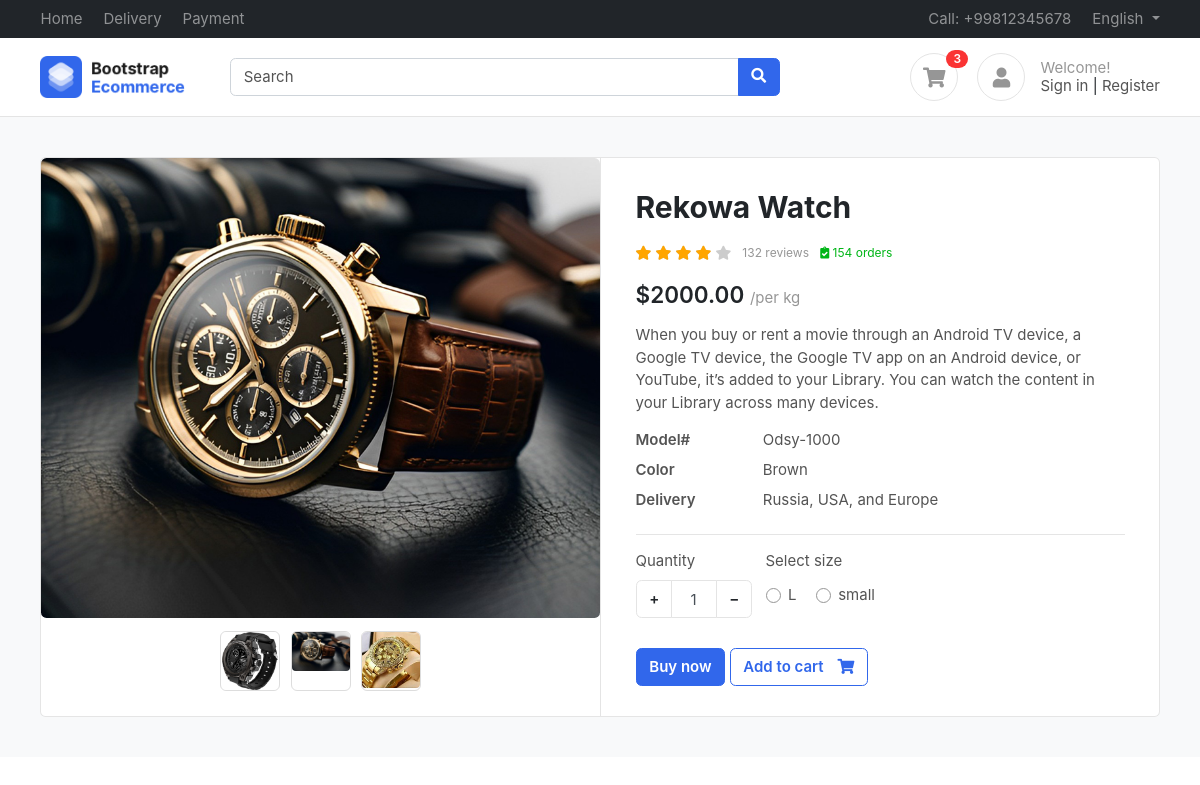
Page /product/rekowa-watch/ (signed in) on the committed database.
### Account/models.py (models this page shows)
class Profile(BaseModel):
    user = models.OneToOneField(User , on_delete=models.CASCADE , related_name="profile")
    is_email_verified = models.BooleanField(default=False)
    email_token = models.CharField(max_length=100 , null=True , blank=True)
    profile_image = models.ImageField(upload_to = 'profile')
    def get_cart_count(self):
        return CartItems.objects.filter(cart__is_paid =False ,cart__user = self.user).count()

### Products/models.py (models this page shows, shortened)
class Product_item(BaseModel):
    product_name = models.CharField(max_length=100)
    slug = models.SlugField(unique=True  , null=True , blank=True)
    category = models.ForeignKey(Category , on_delete=models.CASCADE , related_name="products")
    price = models.IntegerField()
    product_desription = models.TextField()
    color_variant = models.ManyToManyField(ColorVariant , blank=True)
    size_variant = models.ManyToManyField(SizeVariant , blank=True)

class ProductImage(BaseModel):
    product = models.ForeignKey(Product_item , on_delete=models.CASCADE , related_name="product_images")
    image =  models.ImageField(upload_to="product")

class SizeVariant(BaseModel):
    size_name = models.CharField(max_length=100)
    price = models.IntegerField(default=0)

### Products/views.py (the view)
# urls.py: path('<slug>/',get_product,name='get_product')
def get_product(request,slug):
    print("*************")
    print(request.user)
    print("*************")
    print(request.user.profile.get_cart_count)
    try:
        product = Product_item.objects.get(slug =slug)
        context ={'product':product}
        if request.GET.get('size'):
            size = request.GET.get('size')
            price = product.get_product_price_by_size(size)
            context['selected_size'] = size
            context['updated_price'] = price
            print(price)
        return render(request,'product/product.html', context=context)
    except Exception as e:
        print(e)

### templates/product/product.html (shortened to what this page needs)
{% extends "base/base.html"%}
{%  block start %}
<section class="section-content padding-y bg">
    <div class="container">
    <div class="card">
        <div class="row no-gutters">
            <aside class="col-md-6">
    <article class="gallery-wrap">
    <div class="img-big-wrap">
      <div> <a href="#"><img src="/media/{{product.product_images.first.image}}"></a></div>
    </div>
    <div class="thumbs-wrap">
      {% for image in product.product_images.all %}
      <a href="#" class="item-thumb"> <img src="/media/{{image.image}}"></a>
      {% endfor %}
    </div>
    </article>
            </aside>
            <main class="col-md-6 border-left">
    <article class="content-body">
    <h2 class="title">{{product.product_name}}</h2>
    <div class="rating-wrap my-3">
        <ul class="rating-stars">
            <li style="width:80%" class="stars-active">
                <i class="fa fa-star"></i> <i class="fa fa-star"></i>
                <i class="fa fa-star"></i> <i class="fa fa-star"></i>
            </li>
            <li>
                <i class="fa fa-star"></i> <i class="fa fa-star"></i>
                <i class="fa fa-star"></i> <i class="fa fa-star"></i>
                <i class="fa fa-star"></i>
            </li>
        </ul>
        <small class="label-rating text-muted">132 reviews</small>
        <small class="label-rating text-success"> <i class="fa fa-clipboard-check"></i> 154 orders </small>
    </div>
    <div class="mb-3">
        <var class="price h4">
          {% if updated_price %}
          {{updated_price}}
          {% else %}
          ${{product.price}}.00
          {% endif %}</var>
        <span class="text-muted">/per kg</span>
    </div>
    <p>{{product.product_desription}}</p>
    <dl class="row">
      <dt class="col-sm-3">Model#</dt>
      <dd class="col-sm-9">Odsy-1000</dd>
      <dt class="col-sm-3">Color</dt>
      <dd class="col-sm-9">Brown</dd>
      <dt class="col-sm-3">Delivery</dt>
      <dd class="col-sm-9">Russia, USA, and Europe </dd>
    </dl>
    <hr>
        <div class="form-row">
            <div class="form-group col-md flex-grow-0">
                <label>Quantity</label>
                <div class="input-group mb-3 input-spinner">
                  <div class="input-group-prepend">
                    <button class="btn btn-light" type="button" id="button-plus"> + </button>
                  </div>
                  <input type="text" class="form-control" value="1">
                  <div class="input-group-append">
                    <button class="btn btn-light" type="button" id="button-minus"> − </button>
                  </div>
                </div>
            </div>
            {% if product.size_variant.count %}
            <div class="form-group col-md">
                    <label>Select size</label>
                    <div class="mt-1">
                      {% for size in product.size_variant.all %}
                        <label class="custom-control custom-radio custom-control-inline">
                          <div class="custom-control-label">{{size.size_name}}</div>
                        </label>
                      {% endfor %}
                    </div>
            </div>
            {% endif %}
        </div>
        <a href="#" class="btn  btn-primary"> Buy now </a>
        <a href="{% url 'add_to_cart' product.uid %}?variant={{selected_size}}" class="btn  btn-outline-primary"> <span class="text">Add to cart</span> <i class="fas fa-shopping-cart"></i>  </a>
    </article>
            </main>
        </div>
    </div>
    </div>
    </section>
{% endblock %}

### templates/base/base.html (shortened to what this page needs)
<!DOCTYPE HTML>
<html lang="en">
<head>
<link href="/media/css/bootstrap.css" rel="stylesheet" type="text/css"/>
<link href="/media/fonts/fontawesome/css/all.min.css" type="text/css" rel="stylesheet">
<link href="/media/css/ui.css" rel="stylesheet" type="text/css"/>
<link href="/media/css/responsive.css" rel="stylesheet" />
</head>
<body>
	<header class="section-header">
		<nav class="navbar navbar-dark navbar-expand p-0 bg-dark">
		<div class="container">
			<ul class="navbar-nav d-none d-md-flex mr-auto">
				<li class="nav-item"><a class="nav-link" href="#">Home</a></li>
				<li class="nav-item"><a class="nav-link" href="#">Delivery</a></li>
				<li class="nav-item"><a class="nav-link" href="#">Payment</a></li>
			</ul>
			<ul class="navbar-nav">
				<li class="nav-item"><a href="#" class="nav-link"> Call: +99812345678 </a></li>
				<li class="nav-item dropdown">
					 <a href="#" class="nav-link dropdown-toggle" data-toggle="dropdown"> English </a>
				</li>
			</ul>
		  </div>
		</nav>
		<section class="header-main border-bottom">
			<div class="container">
		<div class="row align-items-center">
			<div class="col-lg-2 col-4">
				<div class="brand-wrap">
					<img class="logo" src="images/logo.png">
				</div>
			</div>
			<div class="col-lg-6 col-sm-12">
				<form action="#" class="search">
					<div class="input-group w-100">
						<input type="text" class="form-control" placeholder="Search">
						<div class="input-group-append">
						  <button class="btn btn-primary" type="submit">
							<i class="fa fa-search"></i>
						  </button>
						</div>
					</div>
				</form>
			</div>
			<div class="col-lg-4 col-sm-6 col-8">
				<div class="widgets-wrap float-md-right">
					<div class="widget-header  mr-3">
						<a href="http://127.0.0.1:8000/accounts/cart/" class="icon icon-sm rounded-circle border"><i class="fa fa-shopping-cart"></i></a>
						<span class="badge badge-pill badge-danger notify">{{request.user.profile.get_cart_count}}</span>
					</div>
					<div class="widget-header icontext">
						<a href="#" class="icon icon-sm rounded-circle border"><i class="fa fa-user"></i></a>
						<div class="text">
							<span class="text-muted">Welcome!</span>
							<div>
								<a href="/accounts/login">Sign in</a> |
								<a href="/accounts/register"> Register</a>
							</div>
						</div>
					</div>
				</div>
			</div>
		</div>
			</div>
		</section>
		</header>
		{% block start %}
		{% endblock %}
        </body>
        </html>

### public/static/css/ui.css (style rules this page uses)
html { font-family: 'Inter', sans-serif; font-size: 15px; }
.content-body { flex: 1 1 auto; padding: 2rem 2.3rem; }
.icon-xs, .icon-sm, .icon-md, .icon-lg { display: inline-block; text-align: center; flex-shrink: 0; flex-grow: 0; }
.icon-sm { width: 48px; height: 48px; line-height: 48px; font-size: 20px; }
.padding-y { padding-top: 40px; padding-bottom: 40px; }
var { font-style: normal; }
article:after, .form-group:after { display: block; clear: both; content: ""; }
.bg { background-color: #f8f9fa; }
.card .title { color: #212529; }
.header-main { position: relative; padding-top: 1rem; padding-bottom: 1rem; }
.brand-wrap .logo, .navbar-brand .logo { margin-right: 7px; max-height: 42px; display: inline-block; }
.widget-header { display: inline-block; vertical-align: middle; position: relative; }
.widget-header a { color: #545454; }
.widget-header i { color: #969696; }
.widget-header .notify { position: absolute; top: -3px; right: -10px; }
.btn-light { background-color: #fff; border-color: #e4e4e4; }
.btn .text + i { margin-left: 10px; }
dl[class="row"] { margin-bottom: 0; }
.icontext { display: inline-flex; align-items: center; vertical-align: middle; }
.icontext .text { width: 100%; line-height: 1.2; color: #212529; }
.icontext .icon { position: relative; margin-right: 15px; flex-shrink: 0; flex-grow: 0; }
.notify { position: absolute; top: -4px; right: -10px; display: inline-block; padding: .25em .6em; font-size: 12px; line-height: 1; text-align: center; border-radius: 3rem; color: #fff; background-color: #fa3434; }
.price { font-weight: 600; color: #212529; }
.label-rating { margin-left: 7px; display: inline-block; vertical-align: middle; }
.rating-stars { display: inline-block; vertical-align: middle; list-style: none; margin: 0; padding: 0; position: relative; white-space: nowrap; clear: both; }
.rating-stars i { font-size: 14px; color: #ccc; display: inline; }
.rating-stars li { display: block; text-overflow: clip; white-space: nowrap; z-index: 1; }
.rating-stars li.stars-active { z-index: 2; position: absolute; top: 0; left: 0; overflow: hidden; }
.rating-stars li.stars-active i { color: orange; }
.input-spinner { width: 120px; flex-wrap: nowrap; display: inline-flex; }
.input-spinner input.form-control { text-align: center; max-width: 46px; flex-basis: 46px; border-color: #e4e4e4; flex-grow: 0; }
.input-spinner .btn { width: 36px; text-align: center; }
.gallery-wrap .img-big-wrap { margin-bottom: 10px; border-radius: 0.37rem; overflow: hidden; background-color: #fff; }
.gallery-wrap .img-big-wrap a { text-align: center; display: block; }
.gallery-wrap .img-big-wrap img { height: 460px; width: auto; display: inline-block; cursor: zoom-in; }
.gallery-wrap .thumbs-wrap { text-align: center; }
.gallery-wrap .thumbs-wrap .item-thumb { width: 60px; height: 60px; border: 1px solid #ddd; border-radius: 6px; margin: 3px; display: inline-block; overflow: hidden; }
.gallery-wrap .thumbs-wrap img { max-width: 100%; max-height: 100%; object-fit: cover; border-radius: 4px; cursor: zoom-in; }

### rows in the picture
Product_item: product_images.first.image (picture), product_name "Rekowa Watch", price "2000", product_desription "When you buy or rent a movie through an Android TV device, a Google TV device, the Google TV app on an Android device, or YouTube, it’s added to your Library. You can watch the content in your Library across many devices."
ProductImage: image (picture)
ProductImage: image (picture)
ProductImage: image (picture)
SizeVariant: size_name "L"
SizeVariant: size_name "small"

### other values in the picture
{{ request.user.profile.get_cart_count }} "3"
